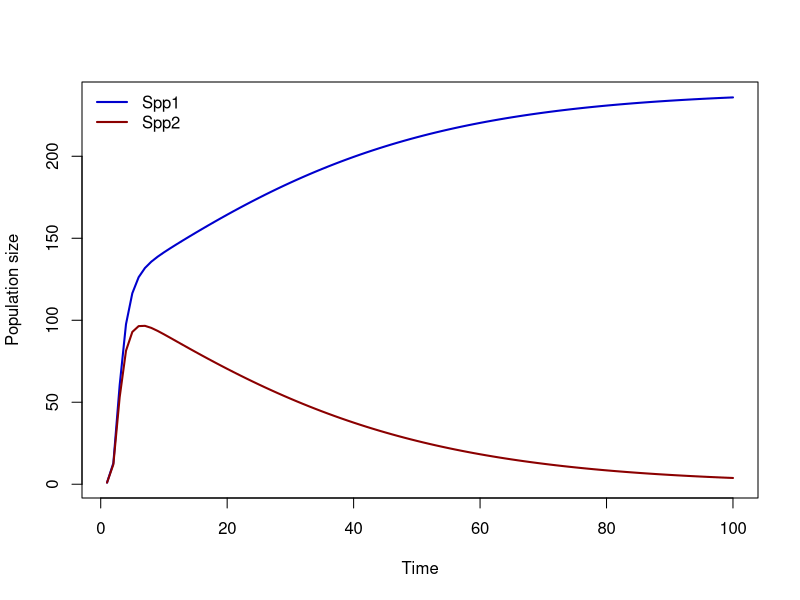

Write R code to recreate this figure.

# model 2 species competition

# set your working directory
setwd("G:/My Drive/AdlerLabDocs/PlantPopEcol/code")

# load required packages
library(mvtnorm)

### define population growth function-----------------------

DD_2spp_growth <- function(N,g,s,fec,alpha){
  germinants1 <- g[1]*N[1]   # number of species 1 plants germinating out of the seed bank
  germinants2 <- g[2]*N[2]   # number of species 2 plants germinating out of the seed bank
  surv_seeds1 <- N[1]*(1-g[1])*s[1]  # number of ungerminated seeds that survive for species 1
  surv_seeds2 <- N[2]*(1-g[2])*s[2]  # number of ungerminated seeds that survive for species 1
  new_seeds1 <- fec[1]*germinants1/(1+alpha[1,1]*germinants1 + alpha[1,2]* germinants2)  # species 1 fecundity (production of new seeds)
  new_seeds2 <- fec[2]*germinants2/(1+alpha[2,1]*germinants1 + alpha[2,2]* germinants2)  # species 2 fecundity (production of new seeds)
  total_seeds1 <- surv_seeds1+new_seeds1
  total_seeds2 <- surv_seeds2+new_seeds2
  output <- c(total_seeds1,total_seeds2)
  output[output<0.01] <- 0             # extinction threshold
  return(output)
}

# Define a funtion to  draw fecundities from a multivariate normal distribution.
get_g <- function(timesteps, g_mu, vcov){
  # First we need to set up the variance-covariance matrix:
  vcov <- matrix(NA,2,2)
  diag(vcov) <- g_sigma^2
  vcov[1,2] <- vcov[2,1] <- g_cor*g_sigma[1]*g_sigma[2]
  # Now we draw from the multivariate normal:
  g_continuous <- rmvnorm(timesteps, mean=g_mu, sigma=vcov) # draw fecundities from a distribution
  g <-pnorm(g_continuous)
  return(g)
}

### set parameters ------------------------------------------

fec <- c(30,28)     # fecundity for species 1 and 2; doesn't vary
g_mu <- c(0,0)      # mean scaled germination fraction for each species; 0 will get converted into a probability of 0.5
g_sigma <- c(0,0)  # year-to-year standard deviation of fecundity (must be >= 0) for species 1 and 2
g_cor <- -0.9          # correlation in species 1 and 2 fecundity (ranges from -1 to 1)
s <- c(0.8,0.8)            # survival of ungerminated seeds for species 1 and 2
alpha <- matrix(NA,2,2)
alpha[1,1] <- 0.2   # effect of species 1 on itself
alpha[2,1] <- 0.2   # effect of species 1 on species 2
alpha[1,2] <- 0.2   # effect of species 2 on species 1
alpha[2,2] <- 0.2    # effect of species 2 on itself

### set-up simulation ------------------------------------------

timesteps <- 100  # number of time steps to simulate
Nmatrix <- matrix(NA,nrow=timesteps,ncol=2)  # matrix to store population time series
colnames(Nmatrix) <- c("spp1","spp2")
Nmatrix[1,] <- c(1,1)  # initial population state

# draw fecundities
g <- get_g(timesteps, g_mu, vcov)

### run simulation ------------------------------------------

for(i in 2:timesteps){
  Nmatrix[i,] <- DD_2spp_growth(N=Nmatrix[i-1,],g[i,],s,fec,alpha)
}

### plot results ------------------------------------------

myCols <-c("blue3","red4")
myNames <- c("Spp1","Spp2")

# plot on raw (arithmetic) scale
matplot(Nmatrix,type="l",xlab="Time",ylab="Population size",
        lty=1,lwd=2, col=myCols)
legend("topleft",myNames,col=myCols,lty=1, lwd=2, bty="n")

### calculate an invasion growth rate ------------------------

spin_up <- 100  # how many time steps before invasion
invasion_reps <-  1000 # how many times to study the invasion
invader <- 2         # which species is the invader, 1 or 2?
N_init <- c(1,1)     # initial population size
N_init[invader] <- 0 # initialize the invader at 0 abundance

# first, spin up the resident to equilibrium density
g <- get_g(spin_up, g_mu, vcov)
N_mono <- N_init  # this will become the starting density for the invasion experiment
for(i in 2:spin_up){
  N_mono <- DD_2spp_growth(N=N_mono,g[i,],s,fec,alpha)
}

# now, repeat a one-time step invasion experiment many times
resident <- ifelse(invader==1,2,1)
N_t0 <- matrix(NA,nrow=invasion_reps,ncol=2)  # matrix to store time t abundances
N_t0[1,] <-N_mono
N_t0[,invader] <- 1  # invader abundance
N_t1 <- matrix(NA,nrow=invasion_reps,ncol=2)  # matrix to store time t+1 abundances
g <- get_g(invasion_reps, g_mu, vcov)
# prevent invader from affecting itself or the resident
alpha_invade <- alpha
alpha_invade[,invader] <- 0

for(i in 1:invasion_reps){
  N_t1[i,] <- DD_2spp_growth(N=N_t0[i,],g[i,],s,fec,alpha_invade) 
  if(i < invasion_reps) N_t0[i+1,resident] <- N_t1[i,resident]    # store resident abundance as the initial value for the next invasion experiment
}

# calculate the invasion growth rate (use the geometric mean!)
r_inv <- mean(log(N_t1[,invader]/N_t0[,invader]))
print(paste0("(log) invasion growth rate=",r_inv))
